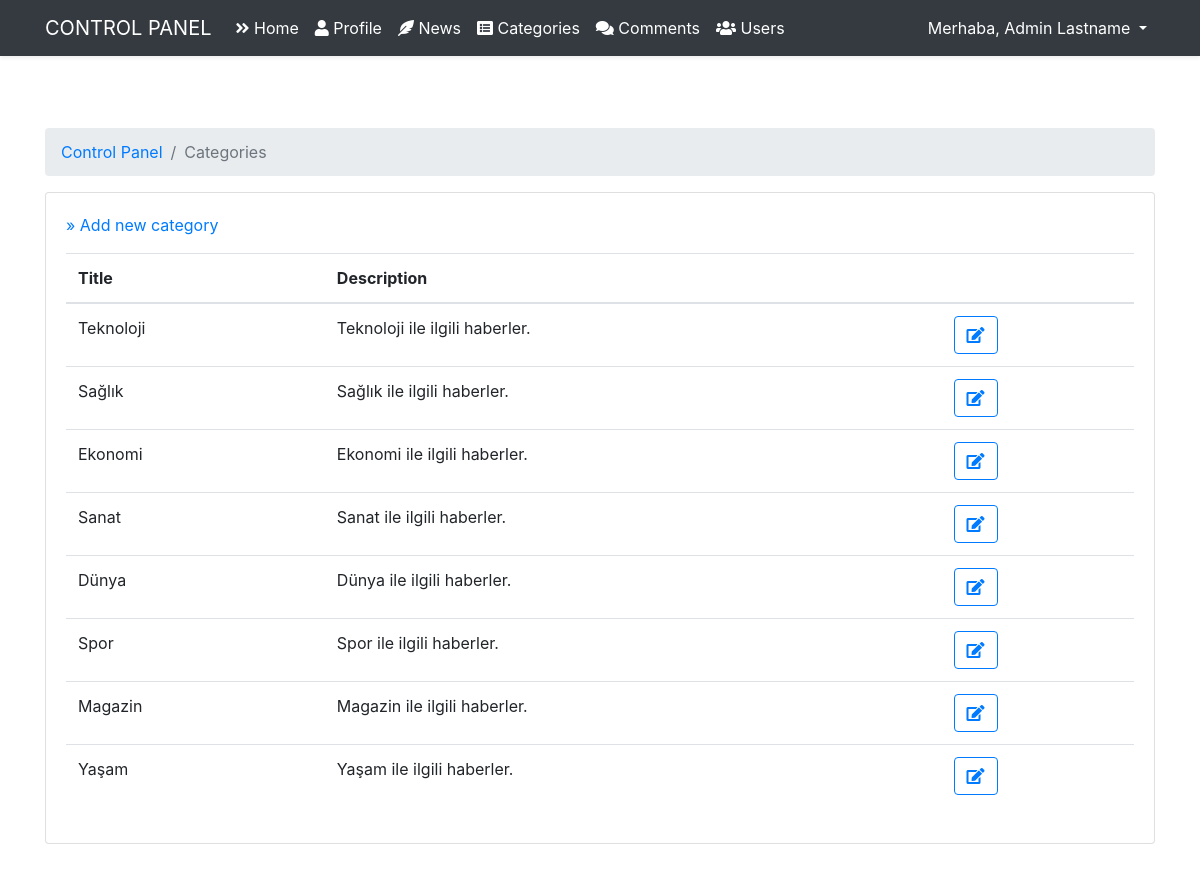
The page /admin/category (signed in) on the database as committed earlier.
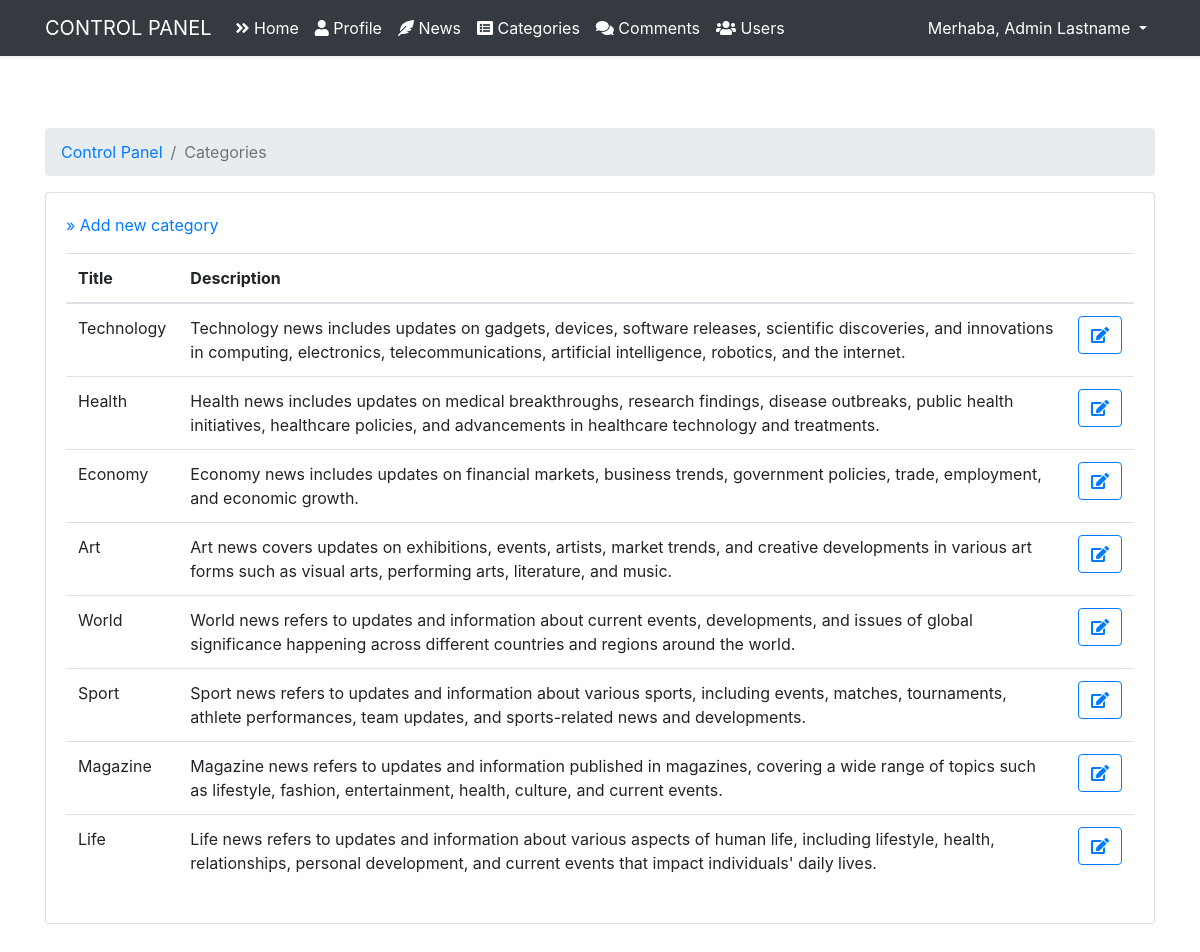
The same page on the database as committed later.
### tables this page shows
CREATE TABLE `categories` (
  `id` int(11) NOT NULL,
  `name` varchar(255) NOT NULL,
  `description` varchar(255) NOT NULL
);

### core/Router.php (called while the page is built, shortened)
<?php
class Router
{
    public Request $request;
    protected array $routes = [];
    public function __construct(Request $request)
    {
        $this->request = $request;
    }
    public function get($path, $callback)
    {
        $this->routes['get'][$path] = $callback;
    }
    public function post($path, $callback)
    {
        $this->routes['post'][$path] = $callback;
    }
    public function resolve()
    {
        $path = $this->request->getPath();
        $method = $this->request->method();
        $callback = $this->routes[$method][$path] ?? false;
        if (is_array($callback)) {
            $controller = new $callback[0]();
            $controller->action = $callback[1];
            $callback[0] = $controller;
        }
        return call_user_func($callback, $this->request);
    }
    public function view(string $view, ?string $title = null, array $data = [])
    {
        require_once __DIR__ . "/../resources/views/$view.php";
        return ob_get_clean();
    }
}

### core/Controller.php (called while the page is built, shortened)
<?php
abstract class Controller
{
    public static function view(string $view, ?string $title = null, array $data = [])
    {
        return Application::$app->router->view($view, $title, $data);
    }
}

### app/Controllers/Admin/CategoryController.php (called while the page is built, shortened)
<?php
class CategoryController extends Controller
{
    public function index()
    {
        $categories = Category::all();
        return $this->view('auth/admin/category', 'Categories', compact('categories'));
    }
}

### public/index.php (called while the page is built, shortened)
<?php
$app = new Application();
$app->run();

### core/DB.php (called while the page is built, shortened)
<?php
class DB
{
    public static function connection()
    {
        $env = parse_ini_file(__DIR__ . '/../.env');
        $host = $env['DB_HOST'];
        $database = $env['DB_DATABASE'];
        $username = $env['DB_USERNAME'];
        $password = $env['DB_PASSWORD'];
        try {
            $dsn = "mysql:host=$host; dbname=$database;";
            $pdo = new PDO($dsn, $username, $password);
            return $pdo;
        } catch (PDOException $e) {
            echo "Database error " . $e->getMessage();
            Logger::emergency('Failed to connect to the database.', [false]);
            exit();
        }
    }
    public static function table(string $table)
    {
        $db = self::connection();
        $stm = $db->prepare("SELECT * FROM $table");
        $stm->execute();
        return $stm->fetchAll(PDO::FETCH_ASSOC);
    }
}

### core/Model.php (called while the page is built, shortened)
<?php
abstract class Model
{
    public static function all() {
        $table = static::$table;
        return DB::table($table);
    }
}

### resources/views/auth/admin/category.php (the view)
<?php require __DIR__ . '/layouts/header.php';?>
    <div class="container">
        <div class="row justify-content-center py-5">
            <div class="col-md-12">
                <nav aria-label="breadcrumb">
                    <ol class="breadcrumb">
                        <li class="breadcrumb-item"><a href="/admin">Control Panel</a></li>
                        <li class="breadcrumb-item active" aria-current="page"><?= $title ?></li>
                    </ol>
                </nav>
                <div class="card">
                    <div class="card-body">
                        <div class="pb-3">
                            <a href="category/create">» Add new category</a>
                        </div>
                        <table class="table caption-top table-hover">
                            <thead>
                            <tr>
                                <th scope="col">Title</th>
                                <th scope="col">Description</th>
                                <th scope="col"></th>
                            </tr>
                            </thead>
                            <tbody>
                            <?php foreach($categories as $category): ?>
                                <tr>
                                    <td><?= $category['name'] ?></td>
                                    <td><?= $category['description'] ?></td>
                                    <td>
                                        <a href="category/edit?id=<?= $category['id'] ?>">
                                            <span class="btn btn-outline-primary">
                                            <i class="fa fa-edit"></i>
                                            </span>
                                        </a>
                                    </td>
                                </tr>
                            <?php endforeach; ?>
                            </tbody>
                        </table>
                    </div>
                </div>
            </div>
        </div>
    </div>
<?php require __DIR__ . '/layouts/footer.php';?>

Rows that differ between the two databases and show on the page:
removed categories: name "Sağlık", description "Sağlık ile ilgili haberler."
removed categories: name "Dünya", description "Dünya ile ilgili haberler."
removed categories: name "Yaşam", description "Yaşam ile ilgili haberler."
changed categories: name "Teknoloji" → "Technology"; description "Teknoloji ile ilgili haberler." → "Technology news includes updates on gadgets, devices, software releases, scientific discoveries, and innovations in computing, electronics, telecommunications, artificial intelligence, robotics, and the internet."
added categories: name "Health", description "Health news includes updates on medical breakthroughs, research findings, disease outbreaks, public health initiatives, healthcare policies, and advancements in healthcare technology and treatments."
changed categories: name "Ekonomi" → "Economy"; description "Ekonomi ile ilgili haberler." → "Economy news includes updates on financial markets, business trends, government policies, trade, employment, and economic growth."
changed categories: name "Sanat" → "Art"; description "Sanat ile ilgili haberler." → "Art news covers updates on exhibitions, events, artists, market trends, and creative developments in various art forms such as visual arts, performing arts, literature, and music."
added categories: name "World", description "World news refers to updates and information about current events, developments, and issues of global significance happening across different countries and regions around the world."
changed categories: name "Spor" → "Sport"; description "Spor ile ilgili haberler." → "Sport news refers to updates and information about various sports, including events, matches, tournaments, athlete performances, team updates, and sports-related news and developments."
changed categories: name "Magazin" → "Magazine"; description "Magazin ile ilgili haberler." → "Magazine news refers to updates and information published in magazines, covering a wide range of topics such as lifestyle, fashion, entertainment, health, culture, and current events."
added categories: name "Life", description "Life news refers to updates and information about various aspects of human life, including lifestyle, health, relationships, personal development, and current events that impact individuals' daily lives."
